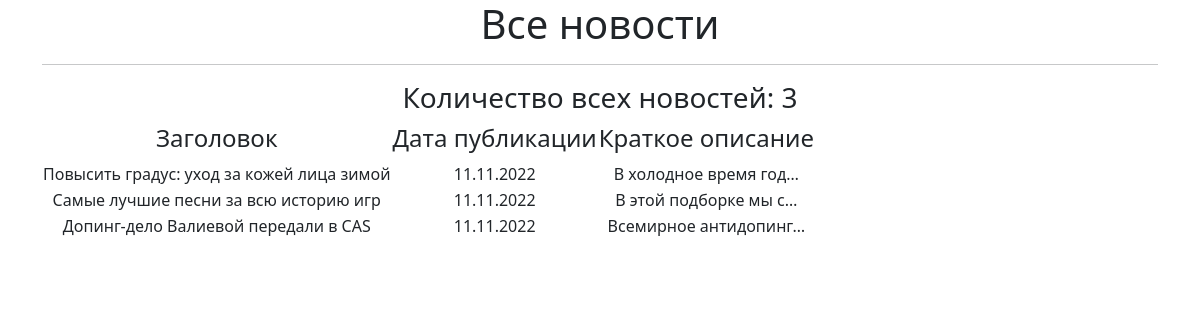
Page /news/ on the committed database.
### news/models.py (models this page shows, shortened)
class Post(models.Model):
    title = models.CharField(max_length=255)
    text = models.TextField()
    rating = models.IntegerField(default=0)
    create_time = models.DateTimeField(default=datetime.now, blank=True)
    type = models.BooleanField(default=False)   # True - article, False - news
    author = models.ForeignKey(Author, on_delete=models.CASCADE)
    category = models.ManyToManyField(Category, through='PostCategory')

### news/views.py (the view)
# urls.py: path('', NewsList.as_view()),
class NewsList(ListView):
    model = Post
    ordering = '-create_time'
    template_name = 'news.html'
    context_object_name = 'news'

### templates/news.html (shortened to what this page needs)
{% extends 'flatpages/default.html' %}
{% block content %}
   <h1>Все новости</h1>
   <hr>
   {% if news %}
<h3> Количество всех новостей: {{ news|length }} </h3>
       <table>
           <tr>
               <td> <h4> Заголовок </h4> </td>
               <td> <h4> Дата публикации </h4> </td>
               <td> <h4> Краткое описание </h4> </td>
           </tr>
            {% for post in news %}
           <tr>
               <td>{{ post.title }}</td>
               <td>{{ post.create_time|date:"d.m.Y" }}</td>
               <td>{{ post.text|truncatechars:21 }}</td>
           </tr>
           {% endfor %}
       </table>
   {% else %}
       <h2>Новостей нет!</h2>
   {% endif %}
{% endblock content %}

### templates/flatpages/default.html (shortened to what this page needs)
<!DOCTYPE html>
<html lang="en">
    <head>
        {% load static %}
        <link href="{% static 'css/styles.css' %}" rel="stylesheet" />
    </head>
    <body>
        <div class="container">
           <div class="row">
               <div class="col-lg-12 text-center">
                   {% block content %}{% endblock content %}
               </div>
           </div>
        </div>
    </body>
</html>

### rows in the picture
Post: title "Повысить градус: уход за кожей лица зимой", create_time "11.11.2022", text "В холодное время год…"
Post: title "Самые лучшие песни за всю историю игр", create_time "11.11.2022", text "В этой подборке мы с…"
Post: title "Допинг-дело Валиевой передали в CAS", create_time "11.11.2022", text "Всемирное антидопинг…"

### other values in the picture
{{ news|length }} "3"
